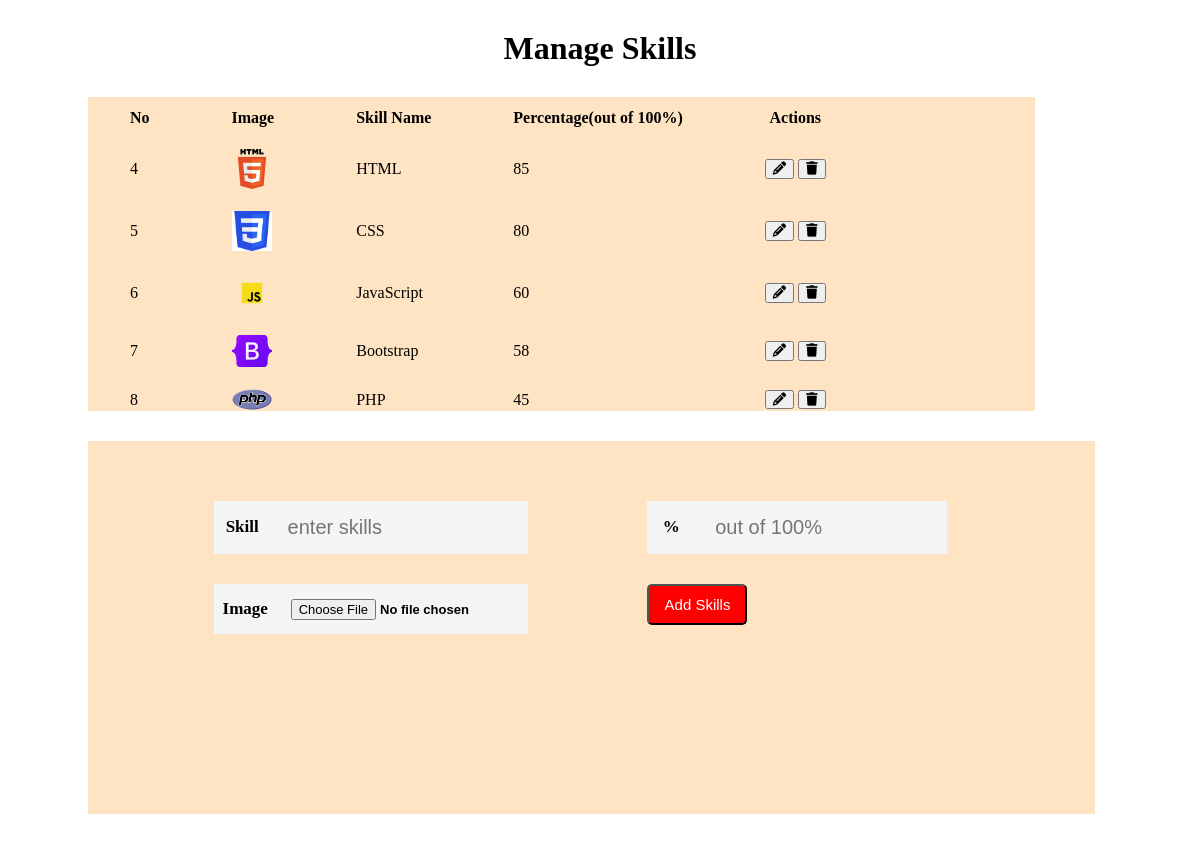
/php/editskill.php, run on the app's committed database.
### tables this page shows
CREATE TABLE `tb_skills` (
  `id` int(100) NOT NULL,
  `image` varchar(255) NOT NULL,
  `skillname` varchar(255) NOT NULL,
  `percentage` varchar(255) NOT NULL
);

### php/editskill.php (the view, shortened to what this page needs)
<?php
$getimage = mysqli_query($connection, "SELECT * from tb_skills");
?>
<html>
<body>
    <h1 class="heading">Manage Skills</h1>
    <div class="cover">
        <table>
            <tr>
                <th> No</th>
                <th> Image</th>
                <th> Skill Name</th>
                <th> Percentage(out of 100%)</th>
                <th> Actions</th>
            </tr>
            <?php
            while ($res = mysqli_fetch_assoc($getimage)) {
                ?>
                <tr>
                    <td>
                        <?php echo $res['id'] ?>
                    </td>
                    <td><img src="../assets/img/<?php echo $res['image'] ?>" width="40px"></td>
                    <td>
                        <?php echo $res['skillname'] ?>
                    </td>
                    <td>
                        <?php echo $res['percentage'] ?>
                    </td>
                    <td>
                        <button><a href="updateskills.php?id=<?php echo $res['id'] ?>"
                                style="text-decoration:none;"><i class="fa-solid fa-pencil"></i></a></button>
                        <button><a href="deleteskills.php?id=<?php echo $res['id'] ?>"
                                style="text-decoration:none;"><i class="fa-solid fa-trash"></i></a></button>
                    </td>
                </tr>
            <?php } ?>
        </table>
    </div>
    <form action="addskills.php" method="post" enctype="multipart/form-data">
        <div class="addcover">
            <div>
                <div class="input-group">
                    <label for="skillname">Skill</label>
                    <input type="text" name="skillname" id="skillname" placeholder="enter skills" required>
                </div>
                <div class="input-group">
                    <label for="image">Image</label>
                    <input type="file" id="image" name="image" required>
                </div>
            </div>
            <div>
                <div class="input-group">
                    <label for="percent">%</label>
                    <input type="text" name="percent" id="percent" placeholder="out of 100%" required>
                </div>
                <input type="submit" name="submit" value="Add Skills">
            </div>
        </div>
    </form>
</body>
</html>

### php/editskill.php (style rules this page uses)
.heading { text-align: center; margin: 30px 0; }
.cover { background-color: bisque; width: 80%; margin-left: 80px; height: 40%; margin-bottom: 30px; overflow: scroll; }
.addcover { background-color: bisque; width: 80%; margin-left: 80px; height: 40%; margin-bottom: 30px; padding: 30px; display: flex; justify-content: space-evenly; }
input[type='submit'] { width: 100px; padding: 10px 0; background-color: red; color: white; border-radius: 5px; font-size: 15px; }
th { padding: 10px 40px; color: black; }
td { padding: 10px 40px; color: black; }
.input-group { width: 90%; padding: 10px 5px; background-color: whitesmoke; display: flex; justify-content: space-around; align-items: center; margin: 30px 0; }
.input-group label { font-size: 17px; font-weight: bold; }
.input-group input { width: 80%; height: 20%; padding: 5px 15px; background-color: transparent; outline: none; border: none; font-size: 20px; }
.input-group input[type="file"] { height: 30px; font-size: 13px; display: flex; justify-content: center; align-items: center; }
input[type="file"] { font-weight: bold; }
button a { text-decoration: none; color: black; font-weight: bold; }

### data on the page
tb_skills: id "4", image (picture), skillname "HTML", percentage "85"
tb_skills: id "5", image (picture), skillname "CSS", percentage "80"
tb_skills: id "6", image (picture), skillname "JavaScript", percentage "60"
tb_skills: id "7", image (picture), skillname "Bootstrap", percentage "58"
tb_skills: id "8", image (picture), skillname "PHP", percentage "45"
